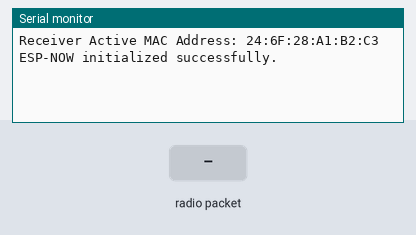
Bench run of a sketch on a simulated ESP32. Shown: the last lines printed to the serial monitor. Inputs (shaded band) come from the test bench.

Above: at 2.2 s.
2.3 s: radio packet "1" arrives
At 2.7 s:
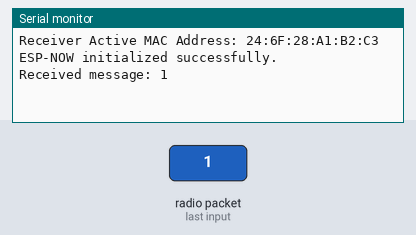
3.8 s: radio packet "0" arrives
At 5.0 s:
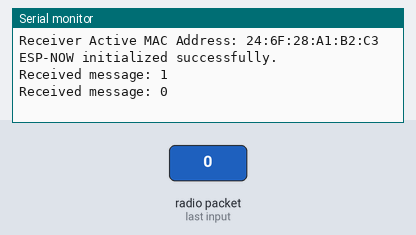
5.3 s: radio packet "2" arrives
At 6.2 s:
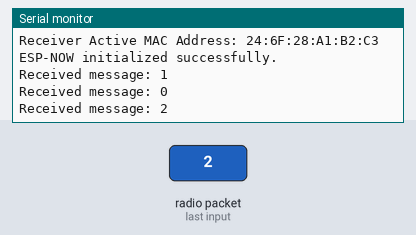

The sketch:

basic_receiver.ino
```cpp
#include <WiFi.h>
#include <esp_now.h>

// Callback function triggered automatically when data arrives
void OnDataRecv(const esp_now_recv_info *info, const uint8_t *incomingData, int len) {
  Serial.print("Received message: ");
  Serial.write(incomingData, len); // Print raw bytes directly as text
  Serial.println();
}

void setup() {
  Serial.begin(115200);
  delay(1000);

  // Initialize Wi-Fi in Station Mode (Required for ESP-NOW)
  WiFi.mode(WIFI_STA);

  // Verify and print the factory MAC address
  Serial.print("Receiver Active MAC Address: ");
  Serial.println(WiFi.macAddress());

  // Initialize ESP-NOW
  if (esp_now_init() == ESP_OK) {
    Serial.println("ESP-NOW initialized successfully.");
  } else {
    Serial.println("Error initializing ESP-NOW!");
    return;
  }

  // Register the data reception callback function
  esp_now_register_recv_cb(OnDataRecv);
}

void loop() {
  // Left empty; callbacks handle data reception asynchronously in the background
}
```

Measured:
- after the input at 2.3 s, the serial monitor: prints a new line at once (image 1)
- after the input at 3.8 s, the serial monitor: prints a new line at once (image 2)
- after the input at 5.3 s, the serial monitor: prints a new line at once (image 3)
